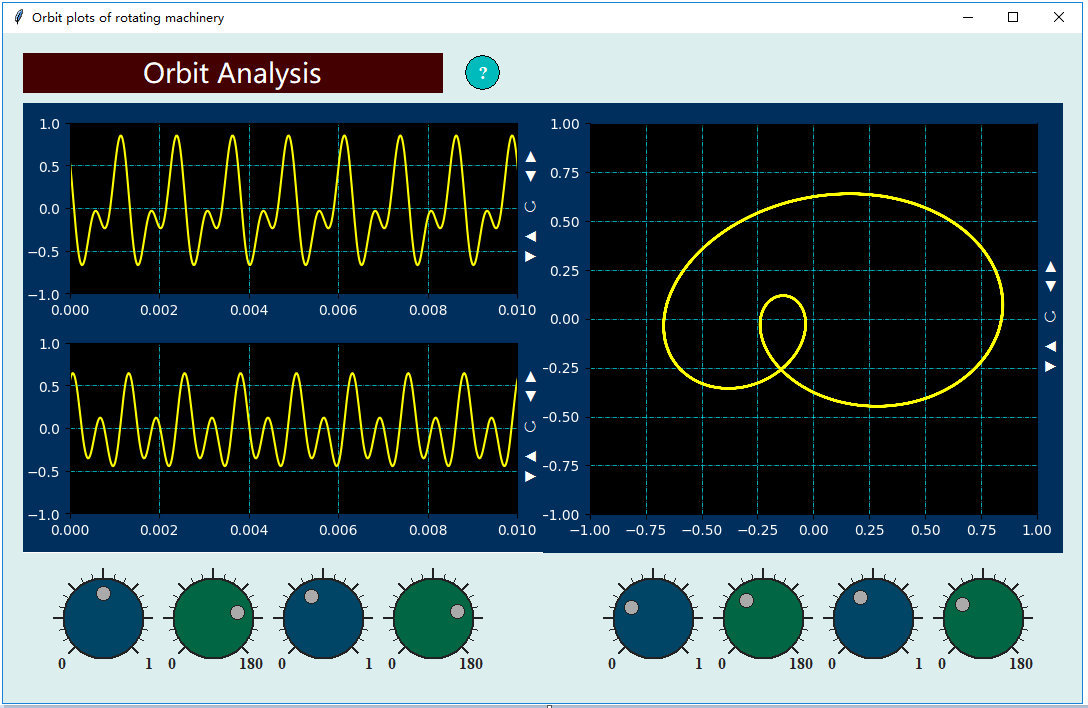

Reproduce this figure in Python.
#===This Frame is generated by DRPython ===============================
import sys
import os
import drvi.drviAppendPath as mPath
mPath.appendPythonPath()
#=================================================

import tkinter as tk
import tkinter.messagebox as msgbox
from tkinter import filedialog
import numpy as np
from scipy.fftpack import fft,ifft
import matplotlib.pyplot as plt
import numpy as np
import drvi.drviDSP as dsp
import drvi.drviControlls as dr
import drvi.drviSimpleAudio as sa
 
#==CallBack Function==============
def myWorking(v):
 A1=mK1.getValueSingle()
 Q1=mK2.getValueSingle()
 A2=mK3.getValueSingle()
 Q2=mK4.getValueSingle()
 A3=mK5.getValueSingle()
 Q3=mK6.getValueSingle()
 A4=mK7.getValueSingle()
 Q4=mK8.getValueSingle()
 Fs=44100;
 dt=1.0/Fs;
 N=500;
 tData=np.arange(N)*dt
 x11=A1*np.sin(2*np.pi*800*tData+Q1*np.pi/180)
 x12=A2*np.sin(2*np.pi*2*800*tData+Q2*np.pi/180)
 x=x11+x12
 mPlotWave1.setValue2D(tData,x)
 y11=A3*np.sin(2*np.pi*800*tData+Q3*np.pi/180)
 y12=A4*np.sin(2*np.pi*2*800*tData+Q4*np.pi/180)
 y=y11+y12
 mPlotWave2.setValue2D(tData,y)
 mPlotOrbit.setValue2D(x,y)
 return 1

#==Main Window=====================
win= tk.Tk()
sWOld=1920
sHOld=1080
sWidth=win.winfo_screenwidth()
sHeight=win.winfo_screenheight()
wRate=sWidth/sWOld
hRate=sHeight/sHOld
winWidth=int(1100*wRate)
winHeight=int(670*hRate)
x=(sWidth-winWidth)/2;
y=(win.winfo_screenheight()-winHeight)/2
win.geometry("%dx%d+%d+%d" %(winWidth,winHeight,x,y))
win.config(bg="#ddeeee")
win.wm_title('Orbit plots of rotating machinery')

#==Layout of controls=====================
mInfo1=dr.DRInfo(win,460*wRate,20*hRate,40*wRate,40*hRate,'#00bbbb','#000000','#ffffff','DRPython.pdf')
dr.DRLabelX(win,20*wRate,20*hRate,420*wRate,40*hRate,'#440000','#ffffff','Orbit Analysis',20)
mPlotWave1=dr.DRPlotX(win,20*wRate,70*hRate,520*wRate,230*hRate,'','#002f5e','#000000','#ffffff','#00eeff','#ffff00',0,0.01,-1,1,0,0)
mPlotWave2=dr.DRPlotX(win,20*wRate,290*hRate,520*wRate,230*hRate,'','#002f5e','#000000','#ffffff','#00eeff','#ffff00',0,0.01,-1,1,0,0)
mPlotOrbit=dr.DRPlotX(win,540*wRate,70*hRate,520*wRate,450*hRate,'','#002f5e','#000000','#ffffff','#00eeff','#ffff00',-1,1,-1,1,0,0)
mK1=dr.DRKnob(win,40*wRate,525*hRate,120*wRate,120*hRate,'#004466','#222222','#aaaaaa','0,1',0,1,0.5)
mK2=dr.DRKnob(win,150*wRate,525*hRate,120*wRate,120*hRate,'#006644','#222222','#aaaaaa','0,180',0,180,0)
mK3=dr.DRKnob(win,260*wRate,525*hRate,120*wRate,120*hRate,'#004466','#222222','#aaaaaa','0,1',0,1,0.3)
mK4=dr.DRKnob(win,370*wRate,525*hRate,120*wRate,120*hRate,'#006644','#222222','#aaaaaa','0,180',0,180,0)
mK5=dr.DRKnob(win,590*wRate,525*hRate,120*wRate,120*hRate,'#004466','#222222','#aaaaaa','0,1',0,1,0.2)
mK6=dr.DRKnob(win,700*wRate,525*hRate,120*wRate,120*hRate,'#006644','#222222','#aaaaaa','0,180',0,180,45)
mK7=dr.DRKnob(win,810*wRate,525*hRate,120*wRate,120*hRate,'#004466','#222222','#aaaaaa','0,1',0,1,0.5)
mK8=dr.DRKnob(win,920*wRate,525*hRate,120*wRate,120*hRate,'#006644','#222222','#aaaaaa','0,180',0,180,0)

#==Binding==================================================
mK1.addCallBackSingle(myWorking)
mK2.addCallBackSingle(myWorking)
mK3.addCallBackSingle(myWorking)
mK4.addCallBackSingle(myWorking)
mK5.addCallBackSingle(myWorking)
mK6.addCallBackSingle(myWorking)
mK7.addCallBackSingle(myWorking)
mK8.addCallBackSingle(myWorking)

myWorking(0)

#==Main Loop=====================

win.mainloop()

#==End of APPp=====================
